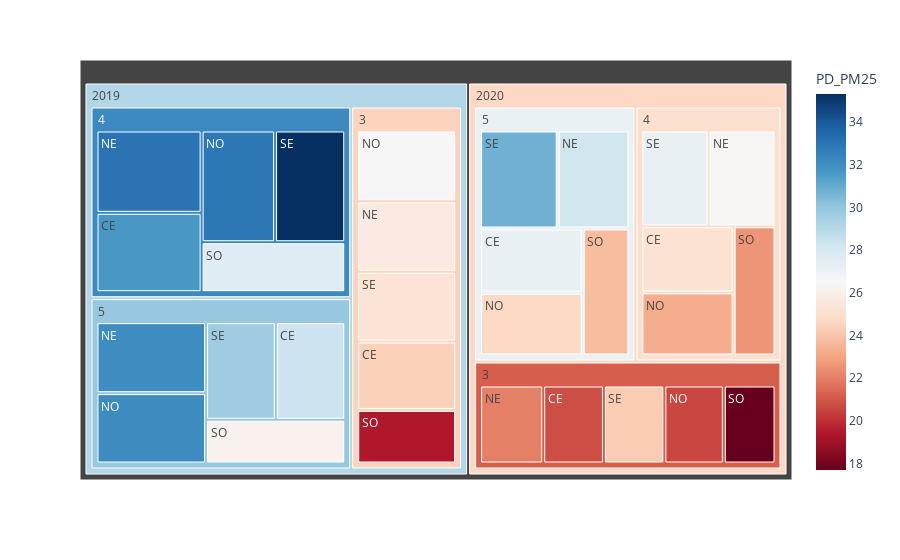

The code cell stored with this chart in its notebook:
### Markdown cell above
Como se puede observar en el anterior treemap vemos que los valores mas altos de $PM_{10}$ se encuentrar en el año 2019 como es de esperarse, tambien se observa que para los dos años la concentracion de este contaminante se encuentra en las zonas NE y SE.

### Code cell
fig = px.treemap(df, path=['Year', 'Month', 'Zone'], values='PD_PM25',
                  color='PD_PM25', hover_data=['PD_PM25'],
                  color_continuous_scale='RdBu')
fig.show()

### Figure 1 — Plotly figure (JSON) as saved in the notebook; plotly's stock layout.template omitted (floating-point values rounded to 4 significant figures)
{"data": [{"branchvalues": "total", "customdata": [[24.42, 24.42], [20.77, 20.77], [31.66, 31.66], [25.15, 25.15], [28.37, 28.37], [27.2, 27.2], [25.69, 25.69], [22.04, 22.04], [33.06, 33.06], [26.4, 26.4], [32.06, 32.06], [28.2, 28.2], [26.56, 26.56], [20.6, 20.6], [32.87, 32.87], [23.26, 23.26], [32.09, 32.09], [24.71, 24.71], [25.24, 25.24], [24.25, 24.25], [35.32, 35.32], [27.21, 27.21], [29.67, 29.67], [30.78, 30.78], [19.39, 19.39], [17.69, 17.69], [27.57, 27.57], [22.57, 22.57], [26.15, 26.15], [23.72, 23.72], [24.51, 24.51], [21.18, 21.18], [32.19, 32.19], [25.03, 25.03], [29.87, 29.87], [27.13, 27.13], [29.13, 29.13], [24.66, 24.66]], "domain": {"x": [0, 1], "y": [0, 1]}, "hovertemplate": "labels=%{label}<br>PD_PM25_sum=%{value}<br>parent=%{parent}<br>id=%{id}<br>PD_PM25=%{color}<extra></extra>", "ids": ["2019/3/CE", "2020/3/CE", "2019/4/CE", "2020/4/CE", "2019/5/CE", "2020/5/CE", "2019/3/NE", "2020/3/NE", "2019/4/NE", "2020/4/NE", "2019/5/NE", "2020/5/NE", "2019/3/NO", "2020/3/NO", "2019/4/NO", "2020/4/NO", "2019/5/NO", "2020/5/NO", "2019/3/SE", "2020/3/SE", "2019/4/SE", "2020/4/SE", "2019/5/SE", "2020/5/SE", "2019/3/SO", "2020/3/SO", "2019/4/SO", "2020/4/SO", "2019/5/SO", "2020/5/SO", "2019/3", "2020/3", "2019/4", "2020/4", "2019/5", "2020/5", "2019", "2020"], "labels": ["CE", "CE", "CE", "CE", "CE", "CE", "NE", "NE", "NE", "NE", "NE", "NE", "NO", "NO", "NO", "NO", "NO", "NO", "SE", "SE", "SE", "SE", "SE", "SE", "SO", "SO", "SO", "SO", "SO", "SO", "3", "3", "4", "4", "5", "5", "2019", "2020"], "marker": {"coloraxis": "coloraxis", "colors": [24.42, 20.77, 31.66, 25.15, 28.37, 27.2, 25.69, 22.04, 33.06, 26.4, 32.06, 28.2, 26.56, 20.6, 32.87, 23.26, 32.09, 24.71, 25.24, 24.25, 35.32, 27.21, 29.67, 30.78, 19.39, 17.69, 27.57, 22.57, 26.15, 23.72, 24.51, 21.18, 32.19, 25.03, 29.87, 27.13, 29.13, 24.66]}, "name": "", "parents": ["2019/3", "2020/3", "2019/4", "2020/4", "2019/5", "2020/5", "2019/3", "2020/3", "2019/4", "2020/4", "2019/5", "2020/5", "2019/3", "2020/3", "2019/4", "2020/4", "2019/5", "2020/5", "2019/3", "2020/3", "2019/4", "2020/4", "2019/5", "2020/5", "2019/3", "2020/3", "2019/4", "2020/4", "2019/5", "2020/5", "2019", "2020", "2019", "2020", "2019", "2020", "", ""], "type": "treemap", "values": [694.6, 577.3, 871.4, 636.6, 723.3, 684.1, 716.2, 599.9, 904.0, 670.2, 830.9, 727.8, 719.5, 565.4, 856.9, 608.1, 823.5, 666.9, 708.5, 574.9, 818.7, 671.7, 726.9, 787.6, 544.4, 491.3, 749.8, 565.4, 650.2, 613.9, 3383.0, 2809.0, 4201.0, 3152.0, 3755.0, 3480.0, 11340.0, 9441.0]}], "layout": {"coloraxis": {"colorbar": {"title": {"text": "PD_PM25"}}, "colorscale": [[0, "rgb(103,0,31)"], [0.1, "rgb(178,24,43)"], [0.2, "rgb(214,96,77)"], [0.3, "rgb(244,165,130)"], [0.4, "rgb(253,219,199)"], [0.5, "rgb(247,247,247)"], [0.6, "rgb(209,229,240)"], [0.7, "rgb(146,197,222)"], [0.8, "rgb(67,147,195)"], [0.9, "rgb(33,102,172)"], [1, "rgb(5,48,97)"]]}, "legend": {"tracegroupgap": 0}, "margin": {"t": 60}}}
